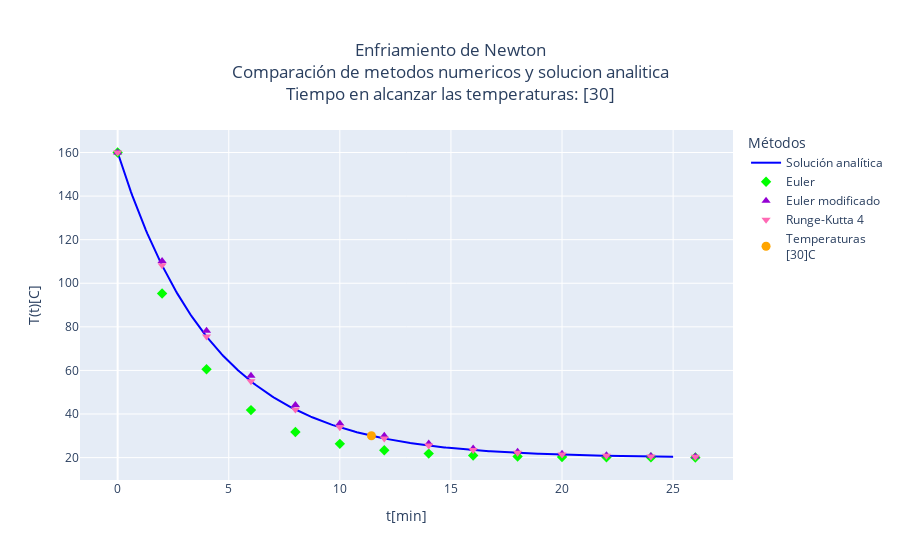

The cell this chart's notebook holds for it:
### Markdown cell above
## Comparacion de los metodos

### Code cell
titulo = f'Enfriamiento de Newton<br>Comparación de metodos numericos y solucion analitica<br>Tiempo en alcanzar las temperaturas: {[round(t_,3) for t_ in temperaturas]}' # ¡¡¡NO MODIFICAR!!!
eje_x = 't[min]' # Nombre del eje x
eje_y = 'T(t)[C]' # Nombre del eje y

fig = go.Figure() # ¡¡¡NO MODIFICAR!!!
fig.update_layout(title=titulo, xaxis_title=eje_x, yaxis_title=eje_y, legend_title='Métodos', title_x=0.5, title_y=0.9) # ¡¡¡NO MODIFICAR!!!
fig.update_layout(margin=dict(t=130)) # ¡¡¡NO MODIFICAR!!!
fig.add_trace(plot_Analitica) # ¡¡¡NO MODIFICAR!!!
fig.add_trace(plot_Euler) # ¡¡¡NO MODIFICAR!!!
fig.add_trace(plot_Euler_Mod) # ¡¡¡NO MODIFICAR!!!
fig.add_trace(plot_RK_4) # ¡¡¡NO MODIFICAR!!!
fig.add_trace(plot_Temperaturas) # ¡¡¡NO MODIFICAR!!!

fig.show() # ¡¡¡NO MODIFICAR!!!

### Figure 1 — Plotly figure (JSON) as saved in the notebook; plotly's stock layout.template omitted (floating-point values rounded to 4 significant figures; data arrays with more than 128 entries replaced by an {"elided": "..."} marker saying what was removed)
{"data": [{"line": {"color": "blue", "width": 2}, "mode": "lines", "name": "Solución analítica", "showlegend": true, "type": "scatter", "x": {"elided": "375 float values"}, "y": {"elided": "375 float values"}}, {"marker": {"color": "lime", "size": 8, "symbol": "diamond"}, "mode": "markers", "name": "Euler", "showlegend": true, "type": "scatter", "x": [0, 2, 4, 6, 8, 10, 12, 14, 16, 18, 20, 22, 24, 26], "y": [160, 95.31, 60.51, 41.79, 31.72, 26.3, 23.39, 21.82, 20.98, 20.53, 20.28, 20.15, 20.08, 20.04]}, {"marker": {"color": "darkviolet", "size": 8, "symbol": "triangle-up"}, "mode": "markers", "name": "Euler modificado", "showlegend": true, "type": "scatter", "x": [0, 2, 4, 6, 8, 10, 12, 14, 16, 18, 20, 22, 24, 26], "y": [160, 110.3, 78.18, 57.51, 44.18, 35.59, 30.05, 26.48, 24.18, 22.69, 21.74, 21.12, 20.72, 20.47]}, {"marker": {"color": "hotpink", "size": 8, "symbol": "triangle-down"}, "mode": "markers", "name": "Runge-Kutta 4", "showlegend": true, "type": "scatter", "x": [0, 2, 4, 6, 8, 10, 12, 14, 16, 18, 20, 22, 24, 26], "y": [160, 108.2, 75.59, 55.03, 42.07, 33.91, 28.76, 25.52, 23.48, 22.19, 21.38, 20.87, 20.55, 20.35]}, {"marker": {"color": "orange", "size": 9}, "mode": "markers", "name": "Temperaturas<br>[30]C", "showlegend": true, "type": "scatter", "x": [11.42], "y": [30]}], "layout": {"legend": {"title": {"text": "Métodos"}}, "margin": {"t": 130}, "title": {"text": "Enfriamiento de Newton<br>Comparación de metodos numericos y solucion analitica<br>Tiempo en alcanzar las temperaturas: [30]", "x": 0.5, "y": 0.9}, "xaxis": {"title": {"text": "t[min]"}}, "yaxis": {"title": {"text": "T(t)[C]"}}}}
